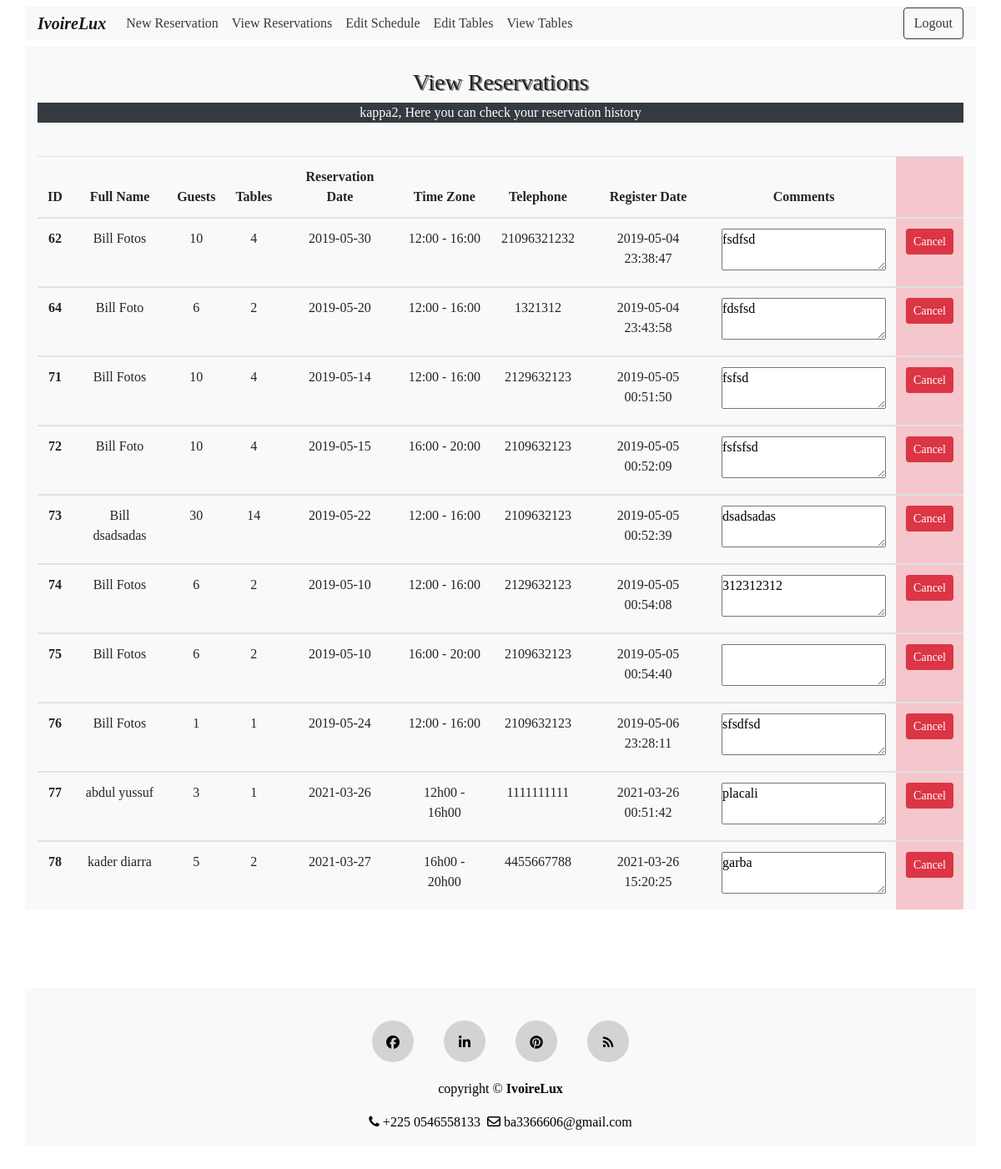
Screenshot of /view_reservations.php (signed in) with the database file from the repository.
### tables this page shows
CREATE TABLE `reservation` (
  `reserv_id` int(11) NOT NULL,
  `f_name` text NOT NULL,
  `l_name` text NOT NULL,
  `num_guests` int(11) NOT NULL,
  `num_tables` int(11) NOT NULL,
  `rdate` date NOT NULL,
  `time_zone` text NOT NULL,
  `telephone` text NOT NULL,
  `comment` mediumtext NOT NULL,
  `reg_date` timestamp NOT NULL DEFAULT current_timestamp(),
  `user_fk` int(11) NOT NULL
);

### view.reservation.inc.php (the view, shortened to what this page needs)
<?php
if(isset($_SESSION['user_id'])){
    require 'includes/dbh.inc.php';
    $user = $_SESSION['user_id'];
    $role = $_SESSION['role'];
    if($role==1){
    $sql = "SELECT * FROM reservation WHERE user_fk = $user";
    $result = $conn->query($sql);
    if ($result->num_rows > 0) {
        echo
        '
            <table class="table table-hover table-responsive-sm text-center">
                <thead>
                    <tr>
                        <th scope="col">Full Name</th>
                        <th scope="col">Guests</th>
                        <th scope="col">Reservation Date</th>
                        <th scope="col">Time Zone</th>
                        <th scope="col">Telephone</th>
                        <th scope="col">Register Date</th>
                        <th scope="col">Comments</th>
                        <th class="table-danger" scope="col"></th>
                    </tr>
                </thead> ';
        while($row = $result->fetch_assoc()) {
        echo"
                <tbody>
                    <tr>
                    <form action='includes/delete.php' method='POST'>
                    <input name='reserv_id' type='hidden' value=".$row["reserv_id"].">
                      <th scope='row'>".$row["f_name"]." ".$row["l_name"]."</th>
                      <td>".$row["num_guests"]."</td>
                      <td>".$row["rdate"]."</td>
                      <td>".$row["time_zone"]."</td>
                      <td>".$row["telephone"]."</td>
                      <td>".$row["reg_date"]."</td>
                      <td><textarea readonly>".$row["comment"]."</textarea></td>
                      <td class='table-danger'><button type='submit' name='delete-submit' class='btn btn-danger btn-sm'>Cancel</button></td>
                          </form>
                    </tr>
              </tbody>";
        }
        echo "</table>";
    }
    else {    echo "<p class='text-white text-center bg-danger'>Your reservation list is empty!<p>"; }
    }
    else if($role==2){
    $sql = "SELECT * FROM reservation";
    $result = $conn->query($sql);
    if ($result->num_rows > 0) {
        echo
        '
            <table class="table table-hover table-responsive-sm text-center">
                <thead>
                    <tr>
                        <th scope="col">ID</th>
                        <th scope="col">Full Name</th>
                        <th scope="col">Guests</th>
                        <th scope="col">Tables</th>
                        <th scope="col">Reservation Date</th>
                        <th scope="col">Time Zone</th>
                        <th scope="col">Telephone</th>
                        <th scope="col">Register Date</th>
                        <th scope="col">Comments</th>
                        <th class="table-danger" scope="col"></th>
                    </tr>
                </thead> ';
        while($row = $result->fetch_assoc()) {
        echo"
                <tbody>
                    <tr>
                    <form action='includes/delete.php' method='POST'>
                      <input name='reserv_id' type='hidden' value=".$row["reserv_id"].">
                      <th scope='row'>".$row["reserv_id"]."</th>
                      <td>".$row["f_name"]." ".$row["l_name"]."</td>
                      <td>".$row["num_guests"]."</td>
                      <td>".$row["num_tables"]."</td>
                      <td>".$row["rdate"]."</td>
                      <td>".$row["time_zone"]."</td>
                      <td>".$row["telephone"]."</td>
                      <td>".$row["reg_date"]."</td>
                      <td><textarea readonly>".$row["comment"]."</textarea></td>
                      <td class='table-danger'><button type='submit' name='delete-submit' class='btn btn-danger btn-sm'>Cancel</button></td>
                          </form>
                    </tr>
              </tbody>";
        }
        echo "</table>";
    }
    else {    echo "<p class='text-white text-center bg-danger'>Your reservation list is empty!<p>"; }
    }
}

### header.php (shortened to what this page needs)
<!DOCTYPE html>
<html lang="en">
<head>
  <link href="css/style.css" rel="stylesheet" type="text/css">
  <link href="css/font-awesome.min.css" rel="stylesheet">
  <link rel="stylesheet" href="https://stackpath.bootstrapcdn.com/bootstrap/4.1.0/css/bootstrap.min.css">
  <link rel="stylesheet" href="https://cdnjs.cloudflare.com/ajax/libs/font-awesome/4.7.0/css/font-awesome.min.css">
</head>
<body>
<nav class="navbar navbar-expand-md navbar-light fixed-top">
        <div class="container">
            <a class="navbar-brand" href="index.php">
		<strong><em>IvoireLux</em></strong>
            </a>
            <div class="collapse navbar-collapse" id="navi">
                <ul class="navbar-nav mr-auto">
                    <?php
                    if(isset($_SESSION['user_id'])){ echo'
                    <li class="nav-item">
                        <a class="nav-link" href="reservation.php" >New Reservation</a>
                    </li>
                    <li class="nav-item">
                        <a class="nav-link" href="view_reservations.php" >View Reservations</a>
                    </li>';
                    if($_SESSION['role']==2) {
                    echo'
                    <li class="nav-item">
                        <a class="nav-link" href="schedule.php" >Edit Schedule</a>
                    </li>
                    <li class="nav-item">
                        <a class="nav-link" href="tables.php" >Edit Tables</a>
                    </li>
                    <li class="nav-item">
                        <a class="nav-link" href="view_tables.php" >View Tables</a>
                    </li>';
                    }
                    }
                    else { echo'
                    <li class="nav-item">
	                 <a class="nav-link" href="#aboutus">About Us</a>
	             </li>
	            <li class="nav-item">
	                <a class="nav-link" href="#gallery">Gallery</a>
	            </li>
                    <li class="nav-item">
                        <a class="nav-link" href="#reservation">Reservation</a>
                    </li>
                    <li class="nav-item">
                        <a class="nav-link" href="#footer">Find Us</a>
                    </li>
                    '; }
                    ?>
                </ul>
                    <?php
                    if(isset($_SESSION['user_id'])){
                    echo '
                    <form class="navbar-form navbar-right" action="includes/logout.inc.php" method="post">
                    <button type="submit" name="logout-submit" class="btn btn-outline-dark">Logout</button>
                    </form>';
                    }
                    else{
                    echo '
                    <div>
                    <ul class="navbar-nav ml-auto">
			<li><a class="nav-link fa fa-sign-in" data-toggle="modal" data-target="#myModal_reg">&nbsp;Sing Up</a></li>
			<li><a class="nav-link fa fa-user-plus" data-toggle="modal" data-target="#myModal_login">&nbsp;Login</a></li>
                    </ul>
                    </div>
                    ';}
                    ?>
            </div>
        </div>
</nav>

### view_reservations.php (shortened to what this page needs)
<?php
require "header.php";
?>
<br><br>
<div class="container">
<h3 class="text-center"><br>View Reservations<br></h3>
<?php
    if(isset($_SESSION['user_id'])){
        echo '<p class="text-white bg-dark text-center">'. $_SESSION['username'] .', Here you can check your reservation history</p><br>';
    require 'includes/view.reservation.inc.php';
 }
    else {
        echo '	<p class="text-center text-danger"><br>You are currently not logged in!<br></p>
       <p class="text-center">In order to make a reservation you have to create an account!<br><br><p>';
    }
?>
</div>
<br><br>
<?php
require "footer.php";
?>

### footer.php
<footer class="footer" id="footer">
 <div class="container"><br>
  <div class="row">
    <div class="col-sm-12 text-center">
      <div class="social-icon">
        <a href="https://web.facebook.com/?_rdc=1&_rdr"><i class="fa fa-facebook"></i></a>
        <a href="https://www.linkedin.com/in/basit-abdul-4819221a6/"><i class="fa fa-linkedin"></i></a>
        <a href="index.php"><i class="fa fa-pinterest"></i></a>
        <a href="index.php"><i class="fa fa-rss"></i></a>
      </div>
      <div class="copyright">
        <p class="white"> copyright &copy; <b>IvoireLux</b></p>
        <p><i class="fa fa-phone"></i> +225 0546558133 &nbsp;<i class="fa fa-envelope-o"></i> ba3366606@gmail.com</p>
      </div>
    </div>
  </div>
 </div>
</footer>
</body>
</html>

### style.css (style rules this page uses)
* { margin:0; padding:0; font-family: "Times New Roman", Times, serif; }
body { overflow-y: scroll; overflow-x: hidden; }
h3 { text-shadow: 2px 1px grey; }
.navbar { background-color:white; }
.navbar-brand { font-family: "Brush Script MT", "Brush Script Std", cursive; }
.navbar .navbar-nav .nav-item a { color:#3A3B3B; }
.row { margin: 15px; }
.nav-link { cursor:pointer; }
.footer { padding-top:30px; padding-bottom:30px; color:black; }
.social-icon a { margin:0 16px 20px 16px; display:inline-block; }
.social-icon .fa { color:black; width:50px; height:50px; border-radius:50%; background:lightgray; line-height: 2; transition: .3s; border:10px solid lightgray; }

### header.php (style rules this page uses)
.container { background: #f9f9f9; }

### rows the page displays
reservation: reserv_id "62", f_name "Bill", l_name "Fotos", num_guests "10", num_tables "4", rdate "2019-05-30", time_zone "12:00 - 16:00", telephone "21096321232", reg_date "2019-05-04 23:38:47", comment "fsdfsd"
reservation: reserv_id "64", f_name "Bill", l_name "Foto", num_guests "6", num_tables "2", rdate "2019-05-20", time_zone "12:00 - 16:00", telephone "1321312", reg_date "2019-05-04 23:43:58", comment "fdsfsd"
reservation: reserv_id "71", f_name "Bill", l_name "Fotos", num_guests "10", num_tables "4", rdate "2019-05-14", time_zone "12:00 - 16:00", telephone "2129632123", reg_date "2019-05-05 00:51:50", comment "fsfsd"
reservation: reserv_id "72", f_name "Bill", l_name "Foto", num_guests "10", num_tables "4", rdate "2019-05-15", time_zone "16:00 - 20:00", telephone "2109632123", reg_date "2019-05-05 00:52:09", comment "fsfsfsd"
reservation: reserv_id "73", f_name "Bill", l_name "dsadsadas", num_guests "30", num_tables "14", rdate "2019-05-22", time_zone "12:00 - 16:00", telephone "2109632123", reg_date "2019-05-05 00:52:39", comment "dsadsadas"
reservation: reserv_id "74", f_name "Bill", l_name "Fotos", num_guests "6", num_tables "2", rdate "2019-05-10", time_zone "12:00 - 16:00", telephone "2129632123", reg_date "2019-05-05 00:54:08", comment "312312312"
reservation: reserv_id "75", f_name "Bill", l_name "Fotos", num_guests "6", num_tables "2", rdate "2019-05-10", time_zone "16:00 - 20:00", telephone "2109632123", reg_date "2019-05-05 00:54:40"
reservation: reserv_id "76", f_name "Bill", l_name "Fotos", num_guests "1", num_tables "1", rdate "2019-05-24", time_zone "12:00 - 16:00", telephone "2109632123", reg_date "2019-05-06 23:28:11", comment "sfsdfsd"
reservation: reserv_id "77", f_name "abdul", l_name "yussuf", num_guests "3", num_tables "1", rdate "2021-03-26", time_zone "12h00 - 16h00", telephone "1111111111", reg_date "2021-03-26 00:51:42", comment "placali"
reservation: reserv_id "78", f_name "kader", l_name "diarra", num_guests "5", num_tables "2", rdate "2021-03-27", time_zone "16h00 - 20h00", telephone "4455667788", reg_date "2021-03-26 15:20:25", comment "garba"

### other values shown
$_SESSION['username'] "kappa2"
